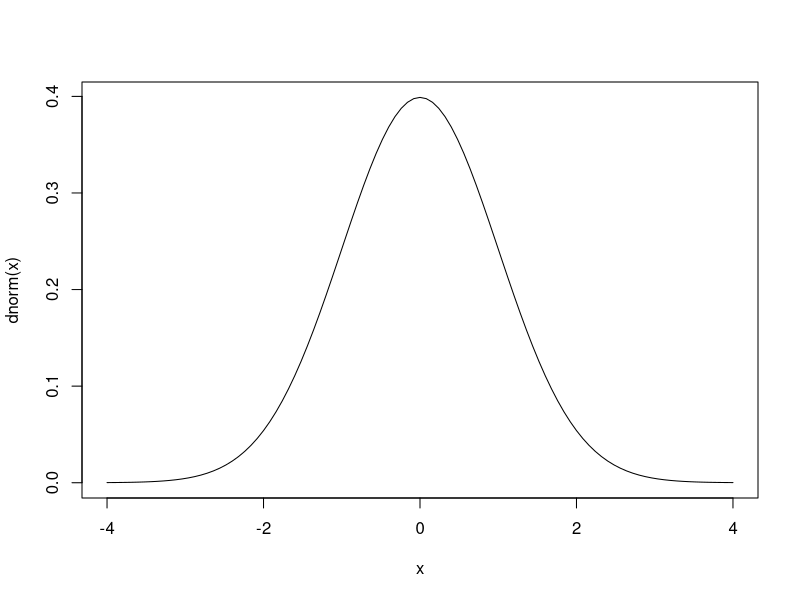
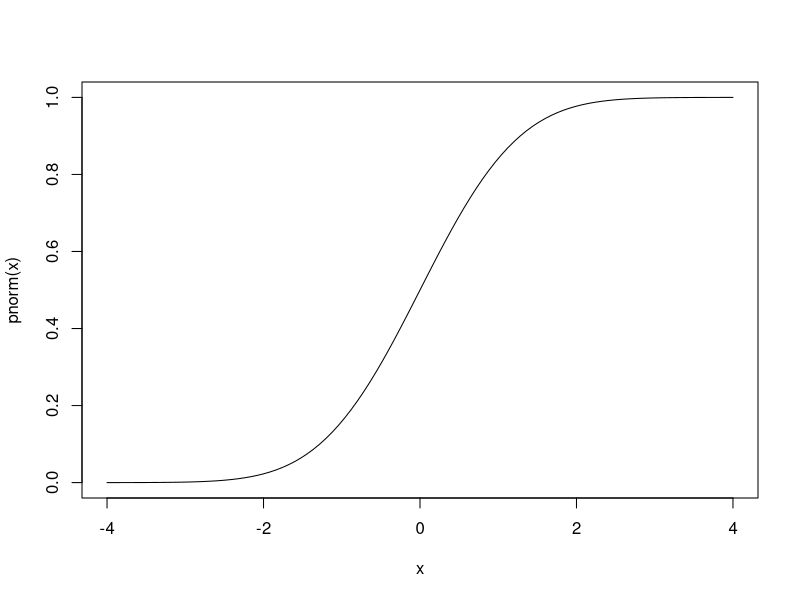
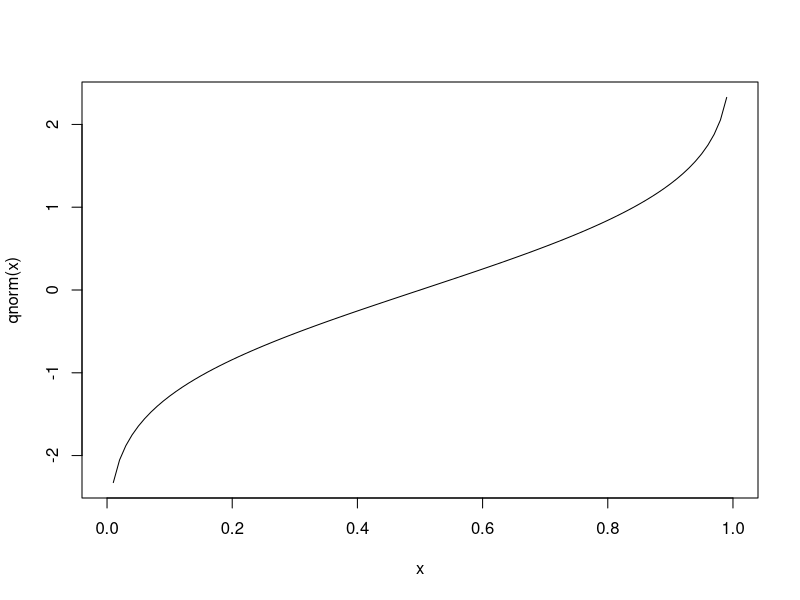
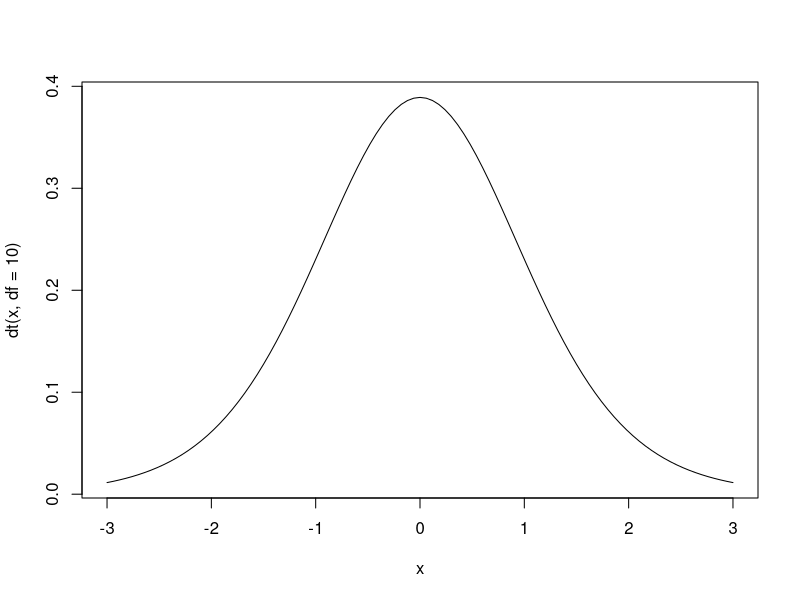
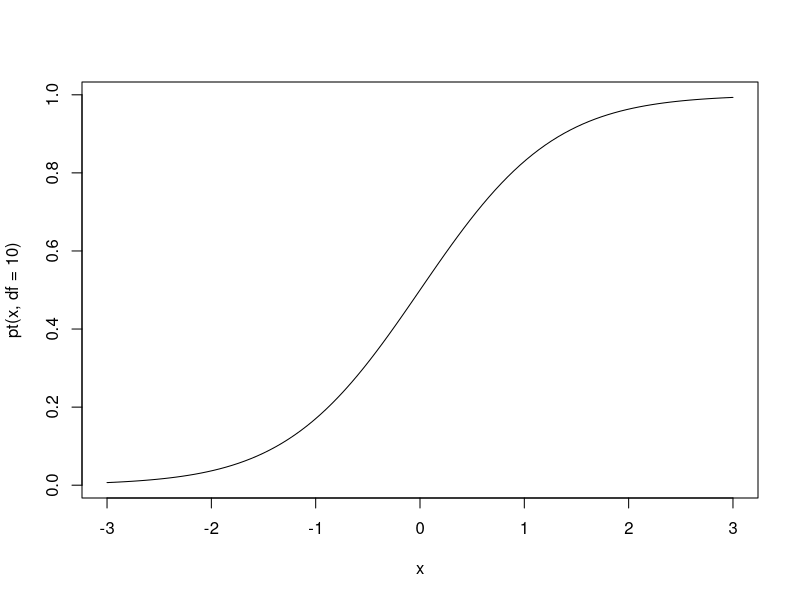
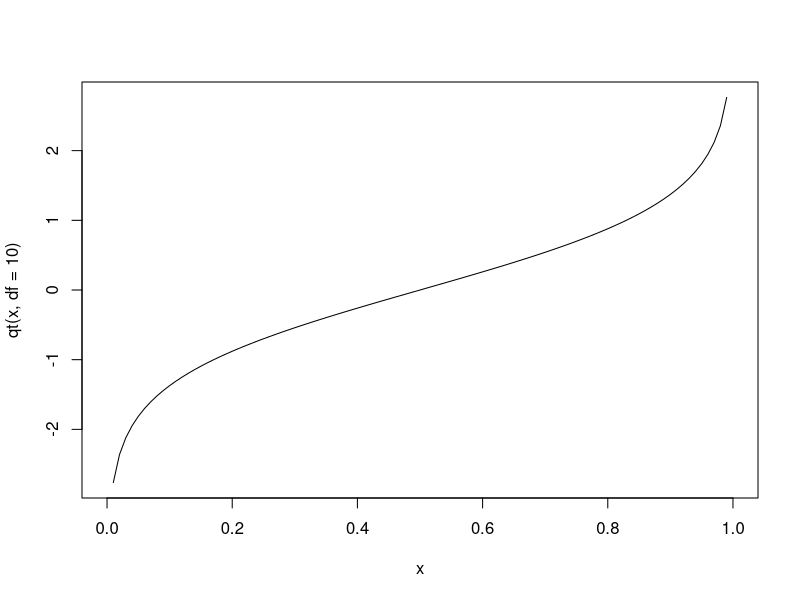
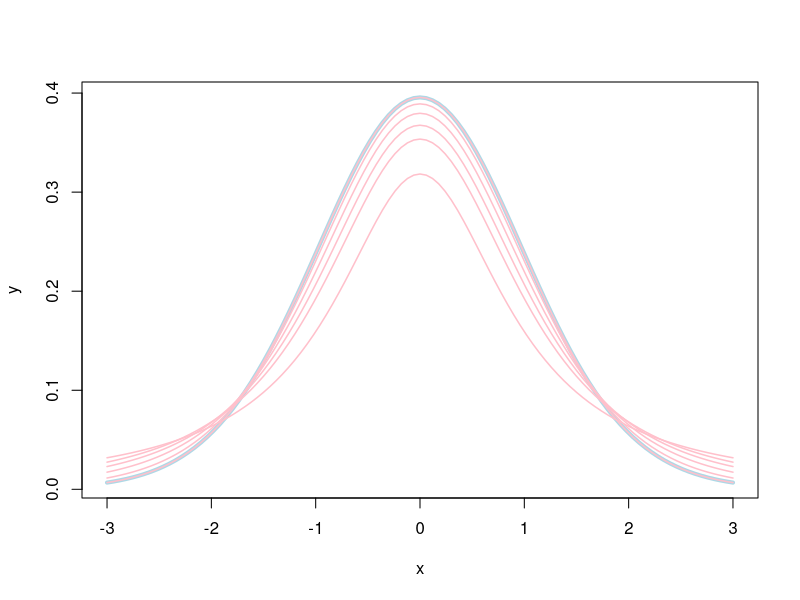

Recreate these plots in R, in order. (Note: this script raises an error after producing the figures.)
qnorm(0.9, mean=0, sd=1)

curve(dnorm(x), -4,4)
curve(pnorm(x), -4, 4)
curve(qnorm(x), )
qnorm(0.9999999999)


curve(dt(x, df=10), -3,3)

curve(pt(x, df=10), -3,3)

curve(qt(x, df=10), )

curve(dt(x, df=30), -3,3,lwd=4,ylab="y", col="lightblue")


ind=c(1,2,3,5,10,30)
for (i in ind){
  curve(dt(x, df=i), -3,3,lwd=1.5,ylab="y",add=T, col="pink")
}





conf.level=0.95


t.value=qt((1-conf.level)/2, df=n-1, lower.tail=F)

x=rnorm(30)
n=length(x)
x_bar=mean(x)
sd(x)

se.x=sd(x)/sqrt(n)
se.x
t=qt(1-0.05/2 ,df=n-1)
t

x_bar+t*se.x

x_bar-t*se.x

t.test(x, conf.level = 0.95)

##############


rm(list=ls())
conf=0.95
n=20
x=rnorm(20)
y=rnorm(20)
s=x-y
s_bar=mean(s)
s_bar
se=abs(sd(s)/sqrt(n))
se
t.value=qt(1-0.05/2,df=n-1)
t.value
s_bar+se*t.value
s_bar-se*t.value
sd(s)
t.test(x, y, paired=T, conf.level=0.95)
#############


rm(list=ls())


DF=function(s.1, s.2, n.1, n.2){
  ((s.1^2/n.1)+(s.2^2/n.2))^2 /
  ((1/(n.1-1))*(s.1^2/n.1)^2) +
  ((1/(n.2-1))*(s.2^2/n.2)^2)
}



x=rnorm(30)
y=rnorm(35)
n.x=length(x)
n.y=length(y)
x_bar=mean(x)
y_bar=mean(y)
s.x=sd(x)
s.y=sd(y)

DF(s.x, s.y, n.x, n.y)


se=sqrt(s.x^2/n.x+s.y^2/n.y)
t.value=qt(1-0.05/2, df=DF(s.x, s.y, n.x, n.y))

t.test(x, y, paired = F)
